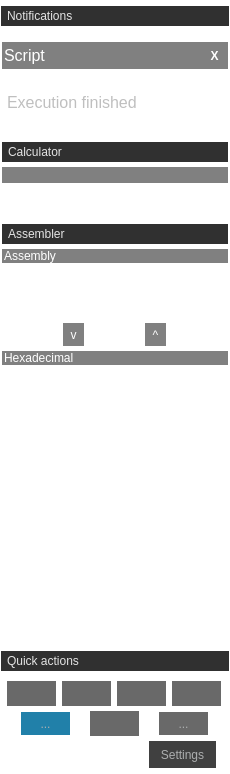
<?xml version="1.0" encoding="UTF-8"?>
<ui version="4.0">
 <class>SideBar</class>
 <widget class="QWidget" name="SideBar">
  <property name="geometry">
   <rect>
    <x>0</x>
    <y>0</y>
    <width>230</width>
    <height>774</height>
   </rect>
  </property>
  <property name="windowTitle">
   <string>Form</string>
  </property>
  <property name="styleSheet">
   <string notr="true">background-color: rgba(255, 255, 255, 0);</string>
  </property>
  <layout class="QVBoxLayout" name="verticalLayout">
   <property name="leftMargin">
    <number>0</number>
   </property>
   <property name="topMargin">
    <number>0</number>
   </property>
   <property name="rightMargin">
    <number>0</number>
   </property>
   <property name="bottomMargin">
    <number>0</number>
   </property>
   <item>
    <widget class="QScrollArea" name="scrollArea">
     <property name="widgetResizable">
      <bool>true</bool>
     </property>
     <widget class="QWidget" name="scrollAreaWidgetContents">
      <property name="geometry">
       <rect>
        <x>0</x>
        <y>0</y>
        <width>228</width>
        <height>772</height>
       </rect>
      </property>
      <layout class="QVBoxLayout" name="verticalLayout_2">
       <property name="spacing">
        <number>5</number>
       </property>
       <property name="leftMargin">
        <number>0</number>
       </property>
       <property name="topMargin">
        <number>5</number>
       </property>
       <property name="rightMargin">
        <number>0</number>
       </property>
       <property name="bottomMargin">
        <number>5</number>
       </property>
       <item>
        <layout class="QHBoxLayout" name="horizontalLayout_4">
         <property name="topMargin">
          <number>0</number>
         </property>
         <item>
          <widget class="QLabel" name="label_2">
           <property name="sizePolicy">
            <sizepolicy hsizetype="Preferred" vsizetype="Preferred">
             <horstretch>0</horstretch>
             <verstretch>0</verstretch>
            </sizepolicy>
           </property>
           <property name="styleSheet">
            <string notr="true">color: rgb(228, 228, 228);
background-color: rgb(48, 48, 48);
border: 3px solid rgb(48, 48, 48);</string>
           </property>
           <property name="text">
            <string notr="true">Notifications</string>
           </property>
          </widget>
         </item>
        </layout>
       </item>
       <item>
        <widget class="QScrollArea" name="notiScrollArea">
         <property name="sizePolicy">
          <sizepolicy hsizetype="Preferred" vsizetype="Expanding">
           <horstretch>0</horstretch>
           <verstretch>0</verstretch>
          </sizepolicy>
         </property>
         <property name="horizontalScrollBarPolicy">
          <enum>Qt::ScrollBarAlwaysOff</enum>
         </property>
         <property name="widgetResizable">
          <bool>true</bool>
         </property>
         <widget class="QWidget" name="scrollAreaWidgetContents_2">
          <property name="geometry">
           <rect>
            <x>0</x>
            <y>0</y>
            <width>226</width>
            <height>602</height>
           </rect>
          </property>
          <layout class="QVBoxLayout" name="verticalLayout_3">
           <property name="spacing">
            <number>10</number>
           </property>
           <property name="leftMargin">
            <number>0</number>
           </property>
           <property name="topMargin">
            <number>0</number>
           </property>
           <property name="rightMargin">
            <number>0</number>
           </property>
           <property name="bottomMargin">
            <number>0</number>
           </property>
           <item>
            <spacer name="verticalSpacer_2">
             <property name="orientation">
              <enum>Qt::Vertical</enum>
             </property>
             <property name="sizeType">
              <enum>QSizePolicy::Fixed</enum>
             </property>
             <property name="sizeHint" stdset="0">
              <size>
               <width>20</width>
               <height>10</height>
              </size>
             </property>
            </spacer>
           </item>
           <item>
            <layout class="QVBoxLayout" name="verticalLayout_7">
             <property name="spacing">
              <number>5</number>
             </property>
             <item>
              <layout class="QHBoxLayout" name="horizontalLayout_8">
               <property name="spacing">
                <number>0</number>
               </property>
               <property name="topMargin">
                <number>0</number>
               </property>
               <item>
                <widget class="QLabel" name="label_8">
                 <property name="font">
                  <font>
                   <pointsize>12</pointsize>
                  </font>
                 </property>
                 <property name="styleSheet">
                  <string notr="true">color: rgb(255, 255, 255);
background-color: rgb(128, 128, 128);
border-color: rgb(128, 128, 128);</string>
                 </property>
                 <property name="text">
                  <string>Script</string>
                 </property>
                 <property name="margin">
                  <number>3</number>
                 </property>
                 <property name="indent">
                  <number>2</number>
                 </property>
                </widget>
               </item>
               <item>
                <widget class="QToolButton" name="toolButton_3">
                 <property name="font">
                  <font>
                   <weight>75</weight>
                   <bold>true</bold>
                  </font>
                 </property>
                 <property name="styleSheet">
                  <string notr="true">QToolButton { /* all types of tool button */
     border: 5px solid rgb(128, 128, 128);
     border-left: 5px solid rgb(128, 128, 128);
     border-right: 5px solid rgb(128, 128, 128);
     background-color: rgb(128, 128, 128);
     color: rgb(255, 255, 255)
 }

QToolButton:hover {
     border: 5px solid #333;
     border-left: 5px solid #333;
	 border-right: 5px solid #333;
     background-color: #333;
 }

QToolButton:pressed {
     border: 5px solid #2180a9;
     border-left: 5px solid #2180a9;
	 border-right: 5px solid #2180a9;
     background-color: #2180a9;
}</string>
                 </property>
                 <property name="text">
                  <string>X</string>
                 </property>
                </widget>
               </item>
              </layout>
             </item>
             <item>
              <layout class="QHBoxLayout" name="horizontalLayout_7">
               <property name="spacing">
                <number>0</number>
               </property>
               <item>
                <layout class="QVBoxLayout" name="verticalLayout_5">
                 <property name="spacing">
                  <number>0</number>
                 </property>
                 <item>
                  <widget class="QLabel" name="label_5">
                   <property name="sizePolicy">
                    <sizepolicy hsizetype="Expanding" vsizetype="Fixed">
                     <horstretch>0</horstretch>
                     <verstretch>0</verstretch>
                    </sizepolicy>
                   </property>
                   <property name="font">
                    <font>
                     <pointsize>12</pointsize>
                    </font>
                   </property>
                   <property name="styleSheet">
                    <string notr="true">color: rgb(255, 255, 255);</string>
                   </property>
                   <property name="text">
                    <string>example.py</string>
                   </property>
                   <property name="indent">
                    <number>5</number>
                   </property>
                  </widget>
                 </item>
                 <item>
                  <widget class="QLabel" name="label_6">
                   <property name="sizePolicy">
                    <sizepolicy hsizetype="Expanding" vsizetype="Fixed">
                     <horstretch>0</horstretch>
                     <verstretch>0</verstretch>
                    </sizepolicy>
                   </property>
                   <property name="font">
                    <font>
                     <pointsize>12</pointsize>
                    </font>
                   </property>
                   <property name="styleSheet">
                    <string notr="true">color: rgb(191, 191, 191);</string>
                   </property>
                   <property name="text">
                    <string>Execution finished</string>
                   </property>
                   <property name="indent">
                    <number>5</number>
                   </property>
                  </widget>
                 </item>
                </layout>
               </item>
               <item>
                <widget class="QLabel" name="label_10">
                 <property name="sizePolicy">
                  <sizepolicy hsizetype="Minimum" vsizetype="Preferred">
                   <horstretch>0</horstretch>
                   <verstretch>0</verstretch>
                  </sizepolicy>
                 </property>
                 <property name="minimumSize">
                  <size>
                   <width>30</width>
                   <height>0</height>
                  </size>
                 </property>
                 <property name="text">
                  <string/>
                 </property>
                 <property name="pixmap">
                  <pixmap resource="../resources.qrc">:/img/icons/spin_white.svg</pixmap>
                 </property>
                </widget>
               </item>
              </layout>
             </item>
            </layout>
           </item>
           <item>
            <spacer name="verticalSpacer_3">
             <property name="orientation">
              <enum>Qt::Vertical</enum>
             </property>
             <property name="sizeType">
              <enum>QSizePolicy::Fixed</enum>
             </property>
             <property name="sizeHint" stdset="0">
              <size>
               <width>20</width>
               <height>20</height>
              </size>
             </property>
            </spacer>
           </item>
           <item>
            <layout class="QVBoxLayout" name="calcLayout">
             <property name="spacing">
              <number>5</number>
             </property>
             <item>
              <widget class="QLabel" name="calcLabel">
               <property name="styleSheet">
                <string notr="true">color: rgb(228, 228, 228);
background-color: rgb(48, 48, 48);
border: 3px solid rgb(48, 48, 48);</string>
               </property>
               <property name="text">
                <string>Calculator</string>
               </property>
              </widget>
             </item>
             <item>
              <widget class="QLineEdit" name="calcInput">
               <property name="styleSheet">
                <string notr="true">color: rgb(255, 255, 255);
background-color: rgb(128, 128, 128);
border-color: rgb(128, 128, 128);</string>
               </property>
               <property name="frame">
                <bool>false</bool>
               </property>
               <property name="clearButtonEnabled">
                <bool>true</bool>
               </property>
              </widget>
             </item>
             <item>
              <widget class="QLabel" name="calcOutput">
               <property name="styleSheet">
                <string notr="true">color: rgb(255, 255, 255);
border-color: rgb(128, 128, 128);</string>
               </property>
               <property name="frameShape">
                <enum>QFrame::Box</enum>
               </property>
               <property name="text">
                <string>0</string>
               </property>
              </widget>
             </item>
            </layout>
           </item>
           <item>
            <spacer name="verticalSpacer_4">
             <property name="orientation">
              <enum>Qt::Vertical</enum>
             </property>
             <property name="sizeType">
              <enum>QSizePolicy::Fixed</enum>
             </property>
             <property name="sizeHint" stdset="0">
              <size>
               <width>20</width>
               <height>10</height>
              </size>
             </property>
            </spacer>
           </item>
           <item>
            <layout class="QVBoxLayout" name="asmLayout">
             <property name="spacing">
              <number>5</number>
             </property>
             <item>
              <widget class="QLabel" name="label_13">
               <property name="styleSheet">
                <string notr="true">color: rgb(228, 228, 228);
background-color: rgb(48, 48, 48);
border: 3px solid rgb(48, 48, 48);</string>
               </property>
               <property name="text">
                <string>Assembler</string>
               </property>
              </widget>
             </item>
             <item>
              <widget class="QLabel" name="label_14">
               <property name="styleSheet">
                <string notr="true">color: rgb(255, 255, 255);
background-color: rgb(128, 128, 128);
border-color: rgb(128, 128, 128);</string>
               </property>
               <property name="text">
                <string>Assembly</string>
               </property>
               <property name="margin">
                <number>2</number>
               </property>
               <property name="indent">
                <number>2</number>
               </property>
              </widget>
             </item>
             <item>
              <widget class="QPlainTextEdit" name="asmInput">
               <property name="sizePolicy">
                <sizepolicy hsizetype="Expanding" vsizetype="Fixed">
                 <horstretch>0</horstretch>
                 <verstretch>0</verstretch>
                </sizepolicy>
               </property>
               <property name="maximumSize">
                <size>
                 <width>16777215</width>
                 <height>50</height>
                </size>
               </property>
               <property name="styleSheet">
                <string notr="true">color: rgb(255, 255, 255);
border-color: rgb(128, 128, 128);</string>
               </property>
               <property name="frameShape">
                <enum>QFrame::Box</enum>
               </property>
               <property name="verticalScrollBarPolicy">
                <enum>Qt::ScrollBarAlwaysOff</enum>
               </property>
               <property name="horizontalScrollBarPolicy">
                <enum>Qt::ScrollBarAlwaysOff</enum>
               </property>
              </widget>
             </item>
             <item>
              <layout class="QHBoxLayout" name="horizontalLayout_9">
               <property name="spacing">
                <number>0</number>
               </property>
               <item>
                <widget class="QToolButton" name="asm2hex">
                 <property name="styleSheet">
                  <string notr="true">QToolButton { /* all types of tool button */
     border: 3px solid rgb(128, 128, 128);
     border-left: 3px solid rgb(128, 128, 128);
     border-right: 3px solid rgb(128, 128, 128);
     background-color: rgb(128, 128, 128);
     color: rgb(255, 255, 255)
 }

QToolButton:hover {
     border: 3px solid #333;
     border-left: 3px solid #333;
	 border-right: 3px solid #333;
     background-color: #333;
 }

QToolButton:pressed {
     border: 3px solid #2180a9;
     border-left: 3px solid #2180a9;
	 border-right: 3px solid #2180a9;
     background-color: #2180a9;
}</string>
                 </property>
                 <property name="text">
                  <string>v</string>
                 </property>
                </widget>
               </item>
               <item>
                <widget class="QToolButton" name="hex2asm">
                 <property name="styleSheet">
                  <string notr="true">QToolButton { /* all types of tool button */
     border: 3px solid rgb(128, 128, 128);
     border-left: 3px solid rgb(128, 128, 128);
     border-right: 3px solid rgb(128, 128, 128);
     background-color: rgb(128, 128, 128);
     color: rgb(255, 255, 255)
 }

QToolButton:hover {
     border: 3px solid #333;
     border-left: 3px solid #333;
	 border-right: 3px solid #333;
     background-color: #333;
 }

QToolButton:pressed {
     border: 3px solid #2180a9;
     border-left: 3px solid #2180a9;
	 border-right: 3px solid #2180a9;
     background-color: #2180a9;
}
</string>
                 </property>
                 <property name="text">
                  <string>^</string>
                 </property>
                </widget>
               </item>
              </layout>
             </item>
             <item>
              <widget class="QLabel" name="label_15">
               <property name="styleSheet">
                <string notr="true">color: rgb(255, 255, 255);
background-color: rgb(128, 128, 128);
border-color: rgb(128, 128, 128);</string>
               </property>
               <property name="text">
                <string>Hexadecimal</string>
               </property>
               <property name="margin">
                <number>2</number>
               </property>
               <property name="indent">
                <number>2</number>
               </property>
              </widget>
             </item>
             <item>
              <widget class="QPlainTextEdit" name="hexInput">
               <property name="sizePolicy">
                <sizepolicy hsizetype="Expanding" vsizetype="Fixed">
                 <horstretch>0</horstretch>
                 <verstretch>0</verstretch>
                </sizepolicy>
               </property>
               <property name="maximumSize">
                <size>
                 <width>16777215</width>
                 <height>50</height>
                </size>
               </property>
               <property name="styleSheet">
                <string notr="true">color: rgb(255, 255, 255);
border-color: rgb(128, 128, 128);</string>
               </property>
               <property name="frameShape">
                <enum>QFrame::Box</enum>
               </property>
               <property name="verticalScrollBarPolicy">
                <enum>Qt::ScrollBarAlwaysOff</enum>
               </property>
               <property name="horizontalScrollBarPolicy">
                <enum>Qt::ScrollBarAlwaysOff</enum>
               </property>
              </widget>
             </item>
            </layout>
           </item>
           <item>
            <spacer name="verticalSpacer">
             <property name="orientation">
              <enum>Qt::Vertical</enum>
             </property>
             <property name="sizeHint" stdset="0">
              <size>
               <width>20</width>
               <height>40</height>
              </size>
             </property>
            </spacer>
           </item>
          </layout>
         </widget>
        </widget>
       </item>
       <item>
        <widget class="QLabel" name="label">
         <property name="styleSheet">
          <string notr="true">color: rgb(228, 228, 228);
background-color: rgb(48, 48, 48);
border: 3px solid rgb(48, 48, 48);</string>
         </property>
         <property name="text">
          <string notr="true">Quick actions</string>
         </property>
        </widget>
       </item>
       <item>
        <layout class="QHBoxLayout" name="horizontalLayout_2">
         <property name="spacing">
          <number>5</number>
         </property>
         <property name="leftMargin">
          <number>5</number>
         </property>
         <property name="topMargin">
          <number>5</number>
         </property>
         <property name="rightMargin">
          <number>5</number>
         </property>
         <item>
          <widget class="QToolButton" name="toolButton_4">
           <property name="styleSheet">
            <string notr="true">QToolButton { /* all types of tool button */
     border: 3px solid rgb(105, 105, 105);
     border-left: 15px solid rgb(105, 105, 105);
	 border-right: 15px solid rgb(105, 105, 105);
     background-color: rgb(105, 105, 105);
	 color: rgb(172, 174, 175);
 }

QToolButton:hover {
     border: 3px solid #333;
     border-left: 15px solid #333;
	 border-right: 15px solid #333;
     border-radius: 0px;
     background-color: #333;
 }

QToolButton:pressed {
     border: 3px solid #2180a9;
     border-left: 15px solid #2180a9;
	 border-right: 15px solid #2180a9;
     border-radius: 0px;
     background-color: #2180a9;
}

QToolButton:checked {
     border: 3px solid #2180a9;
     border-left: 15px solid #2180a9;
	 border-right: 15px solid #2180a9;
     border-radius: 0px;
     background-color: #2180a9;
}

QToolTip {
	background-color: #2180a9;
	border: 3px solid #2180a9;
	color: rgb(232, 232, 232);
}</string>
           </property>
           <property name="text">
            <string/>
           </property>
           <property name="icon">
            <iconset resource="../resources.qrc">
             <normaloff>:/img/icons/up_white.svg</normaloff>:/img/icons/up_white.svg</iconset>
           </property>
          </widget>
         </item>
         <item>
          <widget class="QToolButton" name="tabsButton">
           <property name="toolTip">
            <string notr="true">Tabs Up/Down</string>
           </property>
           <property name="styleSheet">
            <string notr="true">QToolButton { /* all types of tool button */
     border: 3px solid rgb(105, 105, 105);
     border-left: 15px solid rgb(105, 105, 105);
	 border-right: 15px solid rgb(105, 105, 105);
     background-color: rgb(105, 105, 105);
	 color: rgb(172, 174, 175);
 }

QToolButton:hover {
     border: 3px solid #333;
     border-left: 15px solid #333;
	 border-right: 15px solid #333;
     border-radius: 0px;
     background-color: #333;
 }

QToolButton:pressed {
     border: 3px solid #2180a9;
     border-left: 15px solid #2180a9;
	 border-right: 15px solid #2180a9;
     border-radius: 0px;
     background-color: #2180a9;
}

QToolButton:checked {
     border: 3px solid #2180a9;
     border-left: 15px solid #2180a9;
	 border-right: 15px solid #2180a9;
     border-radius: 0px;
     background-color: #2180a9;
}

QToolTip {
	background-color: #2180a9;
	border: 3px solid #2180a9;
	color: rgb(232, 232, 232);
}</string>
           </property>
           <property name="text">
            <string notr="true"/>
           </property>
           <property name="icon">
            <iconset resource="../resources.qrc">
             <normaloff>:/img/icons/tabs_white.svg</normaloff>:/img/icons/tabs_white.svg</iconset>
           </property>
          </widget>
         </item>
         <item>
          <widget class="QToolButton" name="consoleButton">
           <property name="toolTip">
            <string notr="true">Show/Hide Console</string>
           </property>
           <property name="styleSheet">
            <string notr="true">QToolButton { /* all types of tool button */
     border: 3px solid rgb(105, 105, 105);
     border-left: 15px solid rgb(105, 105, 105);
	 border-right: 15px solid rgb(105, 105, 105);
     background-color: rgb(105, 105, 105);
	 color: rgb(172, 174, 175);
 }

QToolButton:hover {
     border: 3px solid #333;
     border-left: 15px solid #333;
	 border-right: 15px solid #333;
     border-radius: 0px;
     background-color: #333;
 }

QToolButton:pressed {
     border: 3px solid #2180a9;
     border-left: 15px solid #2180a9;
	 border-right: 15px solid #2180a9;
     border-radius: 0px;
     background-color: #2180a9;
}

QToolButton:checked {
     border: 3px solid #2180a9;
     border-left: 15px solid #2180a9;
	 border-right: 15px solid #2180a9;
     border-radius: 0px;
     background-color: #2180a9;
}

QToolTip {
	background-color: #2180a9;
	border: 3px solid #2180a9;
	color: rgb(232, 232, 232);
}</string>
           </property>
           <property name="text">
            <string notr="true"/>
           </property>
           <property name="icon">
            <iconset resource="../resources.qrc">
             <normaloff>:/img/icons/down_white.svg</normaloff>:/img/icons/down_white.svg</iconset>
           </property>
           <property name="checkable">
            <bool>true</bool>
           </property>
          </widget>
         </item>
         <item>
          <widget class="QToolButton" name="themesButton">
           <property name="toolTip">
            <string notr="true">Switch theme</string>
           </property>
           <property name="styleSheet">
            <string notr="true">QToolButton { /* all types of tool button */
     border: 3px solid rgb(105, 105, 105);
     border-left: 15px solid rgb(105, 105, 105);
	 border-right: 15px solid rgb(105, 105, 105);
     background-color: rgb(105, 105, 105);
	 color: rgb(172, 174, 175);
 }

QToolButton:hover {
     border: 3px solid #333;
     border-left: 15px solid #333;
	 border-right: 15px solid #333;
     border-radius: 0px;
     background-color: #333;
 }

QToolButton:pressed {
     border: 3px solid #2180a9;
     border-left: 15px solid #2180a9;
	 border-right: 15px solid #2180a9;
     border-radius: 0px;
     background-color: #2180a9;
}

QToolButton:checked {
     border: 3px solid #2180a9;
     border-left: 15px solid #2180a9;
	 border-right: 15px solid #2180a9;
     border-radius: 0px;
     background-color: #2180a9;
}

QToolTip {
	background-color: #2180a9;
	border: 3px solid #2180a9;
	color: rgb(232, 232, 232);
}</string>
           </property>
           <property name="text">
            <string notr="true"/>
           </property>
           <property name="icon">
            <iconset resource="../resources.qrc">
             <normaloff>:/img/icons/themes_white.svg</normaloff>:/img/icons/themes_white.svg</iconset>
           </property>
           <property name="checkable">
            <bool>true</bool>
           </property>
          </widget>
         </item>
        </layout>
       </item>
       <item>
        <layout class="QHBoxLayout" name="horizontalLayout">
         <property name="spacing">
          <number>5</number>
         </property>
         <property name="leftMargin">
          <number>5</number>
         </property>
         <property name="topMargin">
          <number>0</number>
         </property>
         <property name="rightMargin">
          <number>5</number>
         </property>
         <item>
          <widget class="QToolButton" name="respButton">
           <property name="toolTip">
            <string>Toogle resposiveness</string>
           </property>
           <property name="styleSheet">
            <string notr="true">QToolButton { /* all types of tool button */
     border: 3px solid rgb(105, 105, 105);
     border-left: 15px solid rgb(105, 105, 105);
	 border-right: 15px solid rgb(105, 105, 105);
     background-color: rgb(105, 105, 105);
	 color: rgb(172, 174, 175);
 }

QToolButton:hover {
     border: 3px solid #333;
     border-left: 15px solid #333;
	 border-right: 15px solid #333;
     border-radius: 0px;
     background-color: #333;
 }

QToolButton:pressed {
     border: 3px solid #2180a9;
     border-left: 15px solid #2180a9;
	 border-right: 15px solid #2180a9;
     border-radius: 0px;
     background-color: #2180a9;
}

QToolButton:checked {
     border: 3px solid #2180a9;
     border-left: 15px solid #2180a9;
	 border-right: 15px solid #2180a9;
     border-radius: 0px;
     background-color: #2180a9;
}

QToolTip {
	background-color: #2180a9;
	border: 3px solid #2180a9;
	color: rgb(232, 232, 232);
}</string>
           </property>
           <property name="text">
            <string>...</string>
           </property>
           <property name="icon">
            <iconset resource="../resources.qrc">
             <normaloff>:/img/icons/disas_white.svg</normaloff>:/img/icons/disas_white.svg</iconset>
           </property>
           <property name="checkable">
            <bool>true</bool>
           </property>
           <property name="checked">
            <bool>true</bool>
           </property>
          </widget>
         </item>
         <item>
          <widget class="QToolButton" name="refreshButton">
           <property name="toolTip">
            <string notr="true">Refresh memory</string>
           </property>
           <property name="styleSheet">
            <string notr="true">QToolButton { /* all types of tool button */
     border: 3px solid rgb(105, 105, 105);
     border-left: 15px solid rgb(105, 105, 105);
	 border-right: 15px solid rgb(105, 105, 105);
     background-color: rgb(105, 105, 105);
	 color: rgb(172, 174, 175);
 }

QToolButton:hover {
     border: 3px solid #333;
     border-left: 15px solid #333;
	 border-right: 15px solid #333;
     border-radius: 0px;
     background-color: #333;
 }

QToolButton:pressed {
     border: 3px solid #2180a9;
     border-left: 15px solid #2180a9;
	 border-right: 15px solid #2180a9;
     border-radius: 0px;
     background-color: #2180a9;
}

QToolButton:checked {
     border: 3px solid #2180a9;
     border-left: 15px solid #2180a9;
	 border-right: 15px solid #2180a9;
     border-radius: 0px;
     background-color: #2180a9;
}

QToolTip {
	background-color: #2180a9;
	border: 3px solid #2180a9;
	color: rgb(232, 232, 232);
}</string>
           </property>
           <property name="text">
            <string notr="true"/>
           </property>
           <property name="icon">
            <iconset resource="../resources.qrc">
             <normaloff>:/img/icons/spin_white.svg</normaloff>:/img/icons/spin_white.svg</iconset>
           </property>
          </widget>
         </item>
         <item>
          <widget class="QToolButton" name="lockButton">
           <property name="toolTip">
            <string notr="true">Lock/Unlock interface</string>
           </property>
           <property name="styleSheet">
            <string notr="true">QToolButton { /* all types of tool button */
     border: 3px solid rgb(105, 105, 105);
     border-left: 15px solid rgb(105, 105, 105);
	 border-right: 15px solid rgb(105, 105, 105);
     background-color: rgb(105, 105, 105);
	 color: rgb(172, 174, 175);
 }

QToolButton:hover {
     border: 3px solid #333;
     border-left: 15px solid #333;
	 border-right: 15px solid #333;
     border-radius: 0px;
     background-color: #333;
 }

QToolButton:pressed {
     border: 3px solid #2180a9;
     border-left: 15px solid #2180a9;
	 border-right: 15px solid #2180a9;
     border-radius: 0px;
     background-color: #2180a9;
}

QToolButton:checked {
     border: 3px solid #2180a9;
     border-left: 15px solid #2180a9;
	 border-right: 15px solid #2180a9;
     border-radius: 0px;
     background-color: #2180a9;
}

QToolTip {
	background-color: #2180a9;
	border: 3px solid #2180a9;
	color: rgb(232, 232, 232);
}</string>
           </property>
           <property name="text">
            <string notr="true">...</string>
           </property>
           <property name="icon">
            <iconset resource="../resources.qrc">
             <normaloff>:/img/icons/unlock_white.svg</normaloff>:/img/icons/unlock_white.svg</iconset>
           </property>
           <property name="checkable">
            <bool>true</bool>
           </property>
          </widget>
         </item>
        </layout>
       </item>
       <item>
        <layout class="QHBoxLayout" name="horizontalLayout_3">
         <property name="rightMargin">
          <number>13</number>
         </property>
         <item>
          <spacer name="horizontalSpacer">
           <property name="orientation">
            <enum>Qt::Horizontal</enum>
           </property>
           <property name="sizeHint" stdset="0">
            <size>
             <width>40</width>
             <height>20</height>
            </size>
           </property>
          </spacer>
         </item>
         <item>
          <widget class="QToolButton" name="toolButton_2">
           <property name="toolTip">
            <string notr="true">Settings</string>
           </property>
           <property name="styleSheet">
            <string notr="true">QToolButton { /* all types of tool button */
     border: 5px solid rgb(64, 64, 64);
     border-left: 7px solid rgb(64, 64, 64);
     border-right: 7px solid rgb(64, 64, 64);
     border-radius: 0px;
     background-color: rgb(64, 64, 64);
     color: rgb(172, 174, 175);
 }

QToolButton:hover {
     border: 5px solid #333;
     border-left: 7px solid #333;
	 border-right: 7px solid #333;
     border-radius: 0px;
     background-color: #333;
 }

QToolButton:pressed {
     border: 5px solid #2180a9;
     border-left: 7px solid #2180a9;
	 border-right: 7px solid #2180a9;
     border-radius: 0px;
     background-color: #2180a9;
}

QToolTip {
	background-color: #2180a9;
	border: 3px solid #2180a9;
	color: rgb(232, 232, 232);
}</string>
           </property>
           <property name="text">
            <string>Settings</string>
           </property>
           <property name="icon">
            <iconset resource="../resources.qrc">
             <normaloff>:/img/icons/cog_white.svg</normaloff>:/img/icons/cog_white.svg</iconset>
           </property>
           <property name="toolButtonStyle">
            <enum>Qt::ToolButtonIconOnly</enum>
           </property>
          </widget>
         </item>
        </layout>
       </item>
      </layout>
     </widget>
    </widget>
   </item>
  </layout>
 </widget>
 <resources>
  <include location="../resources.qrc"/>
 </resources>
 <connections/>
</ui>
